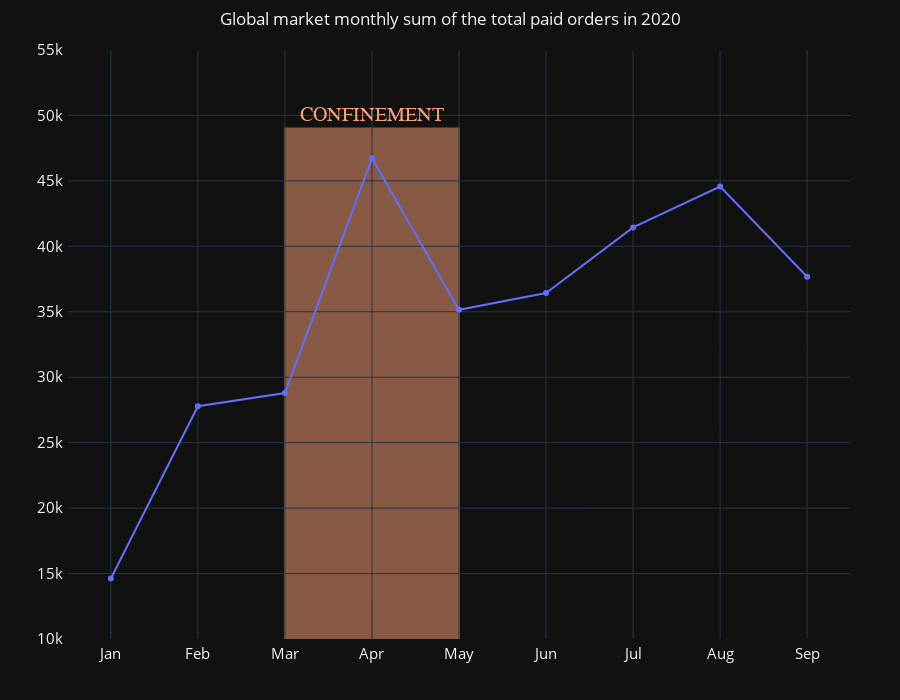

Notebook source saved alongside this figure:
### Code cell
# Line graph : Global market monthly sum of the total paid orders in 2020
fig = px.line(data_sum_month.sort_values('month'),
                   x="month_name",
                   y="order_total_paid",
                   title = 'Global market monthly sum of the total paid orders in 2020',
                   markers=True
                   )                
fig.update_layout(autosize = True,
                  height = 700,
                  title_x = 0.5,
                  yaxis_title = '',
                  xaxis_title = '',
                  margin=dict(l=50,r=50,b=50,t=50,pad=4),
                  template = 'plotly_dark',
                  legend=dict(font=dict(size=20))
                  )
fig.update_yaxes(tickfont_size=15,range=[10000,55000])                
fig.update_xaxes(tickfont_size=15) 
fig.add_shape(type="rect",
    x0="Mar", y0=0, x1="May", y1=49000,
    line=dict(
        color="LightSalmon",
        width=2,
    ),
    opacity=0.5,
    layer="below",
    fillcolor="LightSalmon",
)
fig.add_annotation(x="Apr", y=50000,
            text="CONFINEMENT",
            font=dict(
            family="Courier New, monospace",
            size=20,
            color="LightSalmon"
            ),
            showarrow=False)             
fig.show()

### Figure 1 — Plotly figure (JSON) as saved in the notebook; plotly's stock layout.template omitted (floating-point values rounded to 4 significant figures)
{"data": [{"hovertemplate": "month_name=%{x}<br>order_total_paid=%{y}<extra></extra>", "legendgroup": "", "line": {"color": "#636efa", "dash": "solid"}, "marker": {"symbol": "circle"}, "mode": "markers+lines", "name": "", "orientation": "v", "showlegend": false, "type": "scatter", "x": ["Jan", "Feb", "Mar", "Apr", "May", "Jun", "Jul", "Aug", "Sep"], "xaxis": "x", "y": [14620.0, 27780.0, 28790.0, 46730.0, 35150.0, 36430.0, 41440.0, 44570.0, 37680.0], "yaxis": "y"}], "layout": {"annotations": [{"font": {"color": "LightSalmon", "family": "Courier New, monospace", "size": 20}, "showarrow": false, "text": "CONFINEMENT", "x": "Apr", "y": 50000}], "autosize": true, "height": 700, "legend": {"font": {"size": 20}, "tracegroupgap": 0}, "margin": {"b": 50, "l": 50, "pad": 4, "r": 50, "t": 50}, "shapes": [{"fillcolor": "LightSalmon", "layer": "below", "line": {"color": "LightSalmon", "width": 2}, "opacity": 0.5, "type": "rect", "x0": "Mar", "x1": "May", "y0": 0, "y1": 49000}], "title": {"text": "Global market monthly sum of the total paid orders in 2020", "x": 0.5}, "xaxis": {"anchor": "y", "domain": [0, 1], "tickfont": {"size": 15}, "title": {"text": ""}}, "yaxis": {"anchor": "x", "domain": [0, 1], "range": [10000, 55000], "tickfont": {"size": 15}, "title": {"text": ""}}}}
